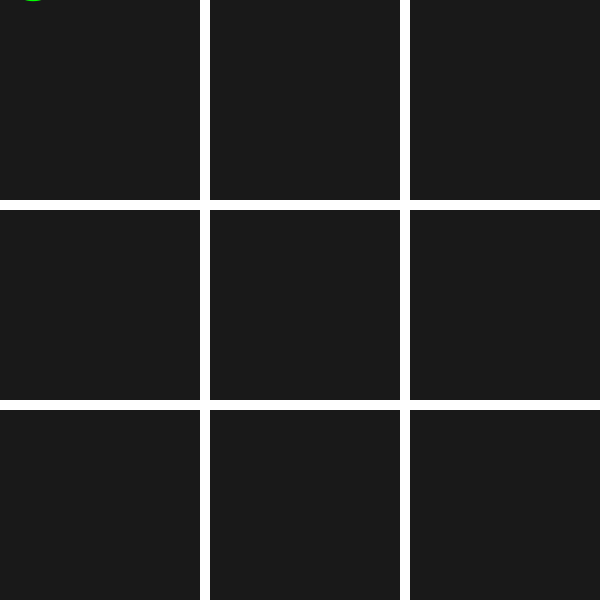
Frame 1 (no input)
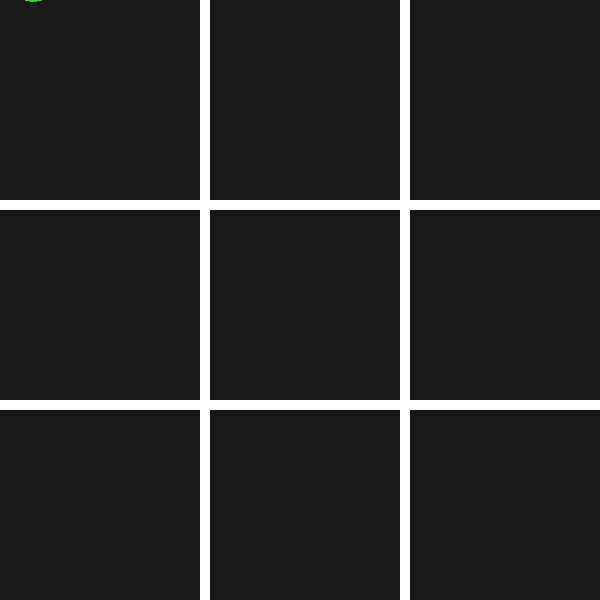
Frame 60 (the mouse pressed at the canvas centre just before this capture)
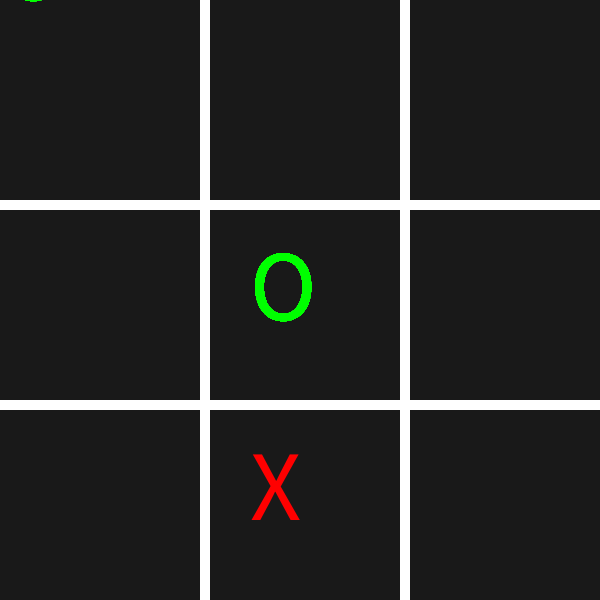
Frame 120 (the mouse held since frame 60 and released just before this capture)

The Processing sketch that drew these frames (run headless with seeded random() and noise(); from frame 60 on, the mouse is pressed at the canvas centre):

// Processing sketch: CODETACTOEV2
// ── CODETACTOEV2.pde
CodeRunner cr;
float one;
float two;
float three;
//int move=700;
void setup() {
  size(600, 600);
  background(25);
  //pg=createGraphics(400, 200);
  cr=new CodeRunner();
  //cr.create();
}

void draw() {
  noStroke();
  fill(255, 255, 255);
  rect(200, 0, 10, 600); //left line
  rect(400, 0, 10, 600); //right line
  rect(0, 200, 600, 10); //top line
  rect(0, 400, 600, 10); //bottom line


  //title();
  

  cr.player();
  cr.position();
  

  //cr.comp();
}
//void title(){
//  fill(255, 255, 255);
//  textSize(50);
//  text("Code Tac Toe!!", move, 50);
//  if(move<0){
//    move=700;
//  }
//  else{
//    move-=1;
//  }

//}
void mousePressed() {
}

// ── CodeRunner.pde
public class CodeRunner {
  float x;
  float  y;
  float xp;
  float yp;
  int i=0;
  float xc;
  float yc;
  //int [] human;
  int h1=0;
  int h2=0;
  int h3=0;
  int h4=0;
  int h5=0;
  int h6=0;
  int h7=0;
  int h8=0;
  int h9=0;
  public CodeRunner() {
  }

  //void comp() {
  //  fill(255, 0, 0);
  //  rect(x, y, 100, 100);
  //}

 //void create(){
 //   int [] human= new int[9];
 //   for(int i=0; i<human.length; i++){
 //     human[i]=0;
 //   }
 // }

  void player() {
    
    cursor(HAND);
    if (mouseY>0&&mouseY<200) {
      if(mouseX>0&&mouseX<200){
        if (mousePressed==true) {
        xp=50;
        yp=120;
        //human[0]=1;
        h1=1;
        //cr.position();
      
      }
      }
      else if (mouseX>200&&mouseX<400){
        if (mousePressed==true) {
        
        xp=250;
        yp=120;
        //human[1]=1;
        h2=1;
        //cr.position();
        
      }
      }
      else if(mouseX>400&&mouseX<600){
        if (mousePressed==true) {
        
        xp=450;
        yp=120;
        //human[2]=1;
        h3=1;
        //cr.position();
        
        
      }
      }
  
    
    }
      else if (mouseY>200&&mouseY<400) {
      if(mouseX>0&&mouseX<200){
        if (mousePressed==true) {
        xp=50;
        yp=320;
        //human[3]=1;
        h4=1;
       // cr.position();
       
      }
      }
      else if (mouseX>200&&mouseX<400){
        if (mousePressed==true) {
        
        xp=250;
        yp=320;
        //human[4]=1;
        h5=1;
        //cr.position();
        
      }
      }
      else if(mouseX>400&&mouseX<600){
        if (mousePressed==true) {
        
        xp=450;
        yp=320;
        //human[5]=1;
        h6=1;
        //cr.position();
       
      }
      }
  
    
    }
    
     else if (mouseY>400&&mouseY<600) {
      if(mouseX>0&&mouseX<200){
        if (mousePressed==true) {
        xp=50;
        yp=520;
        //human[6]=1;
        h7=1;
       //cr.position();
      }
      }
      else if (mouseX>200&&mouseX<400){
        if (mousePressed==true) {
        
        xp=250;
        yp=520;
        //human[7]=1;
        h8=1;
        //cr.position();
      }
      }
      else if(mouseX>400&&mouseX<600){
        if (mousePressed==true) {
        
        xp=450;
        yp=520;
        //human[8]=1;
        h9=1;
       // cr.position();
      }
      }
  
    
    }
    
    
    textSize(100);
    fill(0, 255, 0);
    text("O", xp, yp);
  }
  int ran(){
    int num=(int)(Math.random()*9)+1;
    return num;
  }
 

  
  void position() {
    

      fill(255, 0, 0);
      
      if(cr.ran()==1&&h1==0){
        //if (mousePressed==true) {
         x=50;
         y=120;
        //}
      }
      if(cr.ran()==2&&h2==0){
        if (mousePressed==true) {
         x=250;
         y=120;
        }
      }
      if(cr.ran()==3&&h3==0){
        if (mousePressed==true) {
         x=450;
         y=120;
        }
      }
      if(cr.ran()==4&&h4==0){
         x=50;
         y=320;
      }
      if(cr.ran()==5&&h5==0){
         x=250;
         y=320;
      }
      if(cr.ran()==6&&h6==0){
         x=450;
         y=320;
      }
      if(cr.ran()==7&&h7==0){
         x=50;
         y=520;
      }
      if(cr.ran()==8&&h8==0){
         x=250;
         y=520;
      }
      if(cr.ran()==9&&h9==0){
         x=450;
         y=520;
      }
      if(mousePressed==true){
      textSize(100);
      fill(255, 0, 0);
      text("X", x, y);
      mousePressed = false;
      }
    
    }
    void actualPlay(){
      if(xp==75&&yp==100){
        xc=(int)(Math.random()*175)+250;
        yc=(int)(Math.random()*200)+300;
      }
        if(xp==250&&yp==100){
        xc=(int)(Math.random()*175)+250;
        yc=(int)(Math.random()*200)+300;
      }
    }
  }
